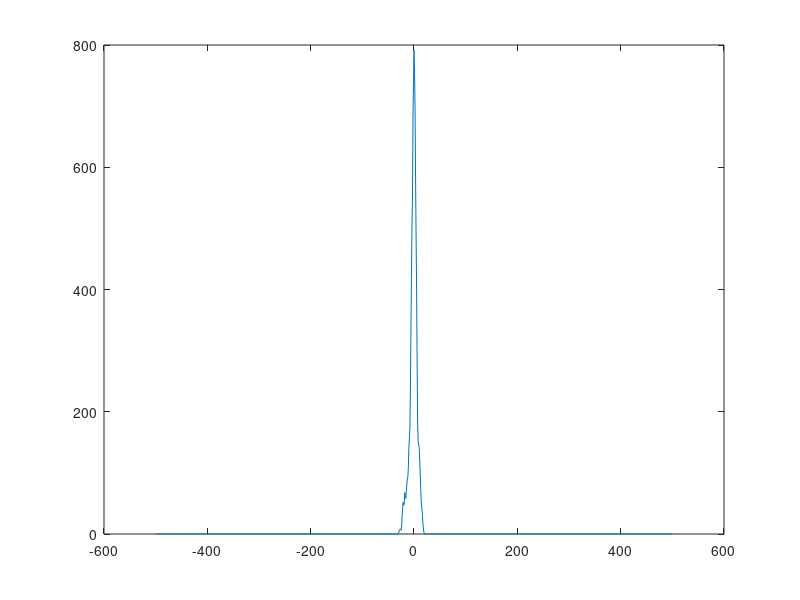

Write MATLAB code to recreate this figure.
close all;
clear; clc;

N_walker = 100;
maxStep = 100;
position = zeros(maxStep,1);
hist = zeros(1001,1);

for walker=1:N_walker
    for step=2:maxStep
        if (rand(1)>0.5), position(step) = position(step-1)+1;
        else, position(step) = position(step-1)-1;
        end
        k(step) = position(step)+500;
        hist(k(step)) = hist(k(step))+1;
    end
end

x = -500:500;
plot(x,hist);